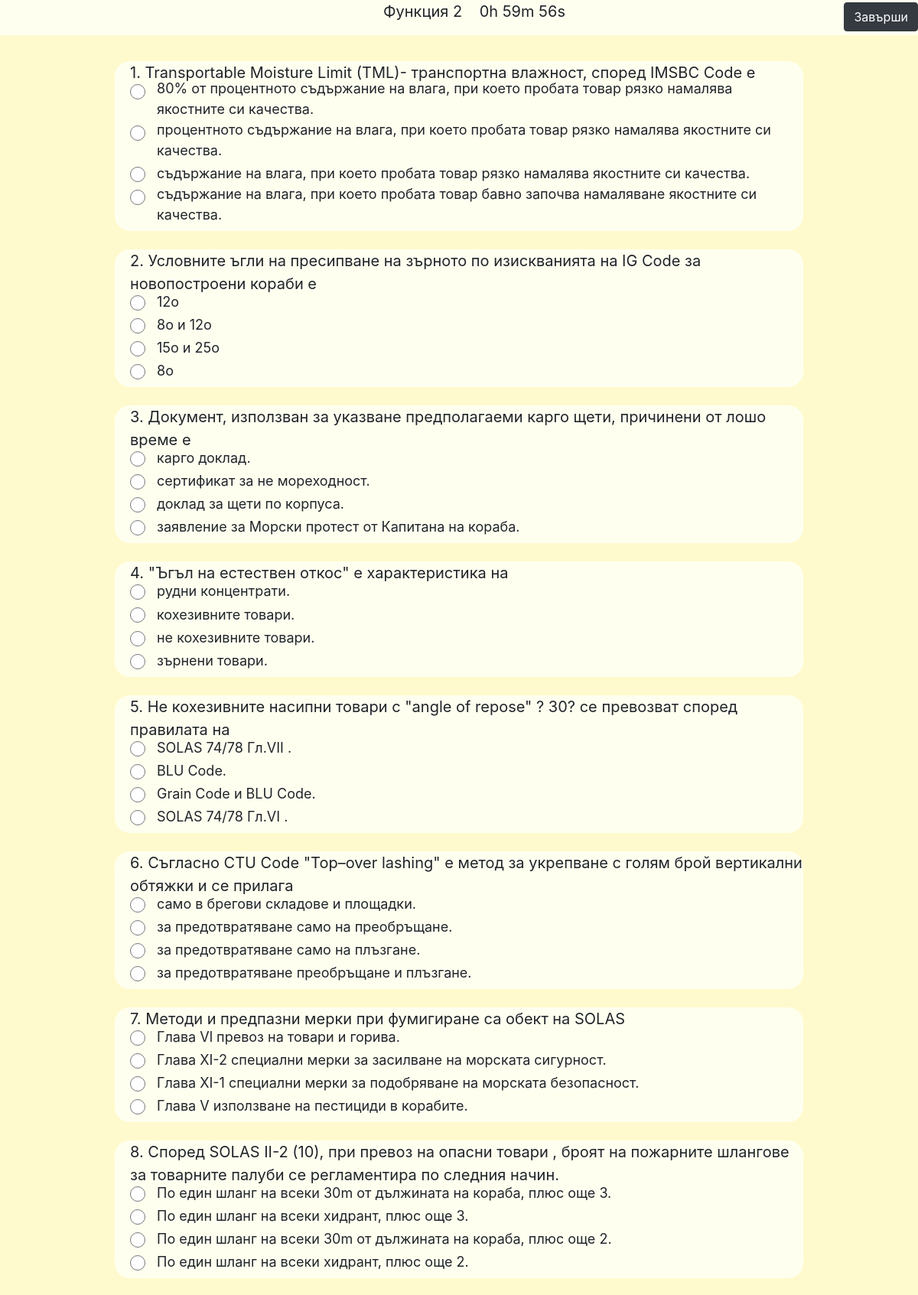
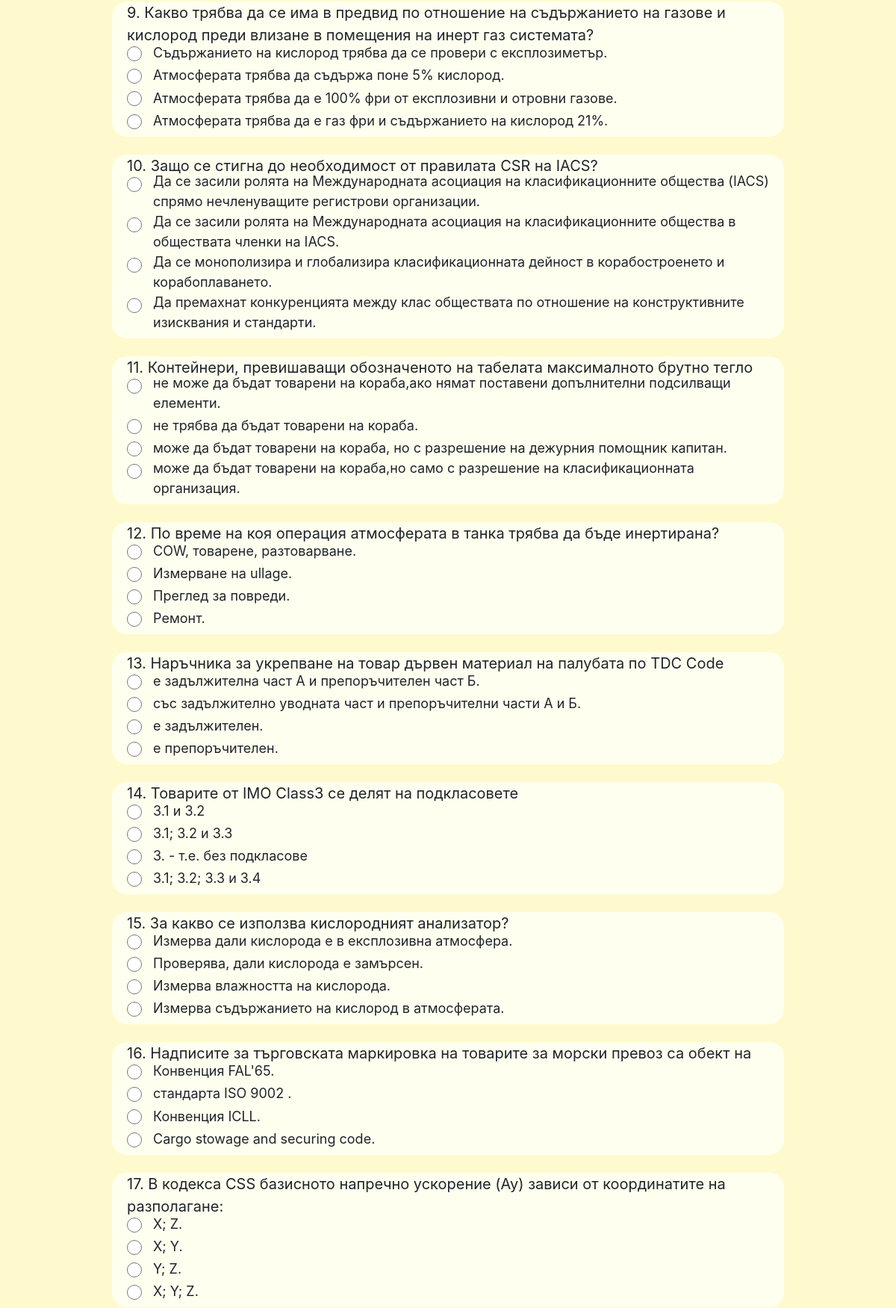
Page /test2 (signed in, upper part) on the committed database (2 pictures, top to bottom).
### tables this page shows
CREATE TABLE 'test2' ('id' integer PRIMARY KEY AUTOINCREMENT NOT NULL, 'question'  NOT NULL, 'a'  NOT NULL, 'b'  NOT NULL, 'c'  NOT NULL, 'd'  NOT NULL, 'correct'  NOT NULL);

### application.py (the view)
@app.route("/test2")
@login_required
def test2():
    maxa = db.execute("SELECT id FROM test2 ORDER BY id DESC LIMIT 0, 1").fetchall()
    i = 0
    random_chisla = list()
    while i < 60:
        chislo = random.randint(1,maxa[0][0])
        if chislo not in random_chisla:
            random_chisla.append(chislo)
        else:
            i -= 1
        i += 1
    test = [{} for _ in range(60)]
    answers = [{} for _ in range(60)]
    otgovori = list()
    i = 0
    while i < 60:
        test[i] = db.execute("SELECT question, correct FROM test2 WHERE id = ?", (random_chisla[i],)).fetchall()
        answers[i] = db.execute("SELECT a, b, c, d FROM test2 WHERE id = 1").fetchall()
        otgovor = db.execute("SELECT a, b, c, d FROM test2 WHERE id = ?", (random_chisla[i],)).fetchall()
        otgovori = [otgovor[0][0], otgovor[0][1], otgovor[0][2], otgovor[0][3]]
        random.shuffle(otgovori)
        answers[i] = list(otgovori)
        i += 1
    data_all = zip(test,answers)
    return render_template("test1.html", funkciq = "Функция 2", data = data_all)

### application.py (called while the page is built)
def login_required(f):
    @wraps(f)
    def decorated_function(*args, **kwargs):
        if session.get("user_id") is None:
            return redirect("/login")
        return f(*args, **kwargs)
    return decorated_function

### templates/test1.html (shortened to what this page needs)
{% extends "layout1.html" %}
{% block main %}
      <nav class="vqrno">
        <ul>
          <li class="nav-item" id="funkciq">{{ funkciq }}</li>
          <li class="nav-item" id="timeleft"></li>
          </ul>
          <form class="zavurshi" action="/zavurshi" method="post">
            <button id="zavurshi" class="btn btn-dark" type="submit">Завърши</button>
          </form>
      </nav>
            {% for test,answers in data %}
            <form class="question" id="{{ loop.index }}">
                {{ loop.index }}{{ ". " }}{{ test[0][0]}}
                <div class="answers">
                  <input class="option" type="radio" name="{{ loop.index }}" onclick="check(this.name)"
                  value="{{ answers[0] }}">
                    <label class="answer">
                    {{ answers[0] }}
                    </label>
                </div>
                <div class="answers">
                  <input class="option" type="radio" name="{{ loop.index }}" onclick="check(this.name)"
                  value="{{ answers[1] }}">
                  <label class="answer">
                    {{ answers[1] }}
                  </label>
                </div>
                <div class="answers">
                  <input class="option" type="radio" name="{{ loop.index }}"  onclick="check(this.name)"
                  value="{{ answers[2] }}">
                    <label class="answer">
                    {{ answers[2] }}
                    </label>
                </div>
                <div class="answers">
                  <input class="option" type="radio"name="{{ loop.index }}"  onclick="check(this.name)"
                  value="{{ answers[3] }}">
                    <label class="answer">
                    {{ answers[3]}}
                    </label>
                </div>
            </form>
            <br>
            {% endfor %}
{% endblock %}

### static/styles.css (style rules this page uses)
.question { width: 900px; border: 2px Black; margin: auto; font-size: 20px; background-color: Ivory; display: block; border-radius: 20px; padding-left: 20px; }
.option { height: 20px; width: 20px; position: absolute; }
.answer { font-size: 18px; vertical-align: middle; margin-top: -8px; padding-left: 35px; display: inline-block; padding-right: 15px; }
.vqrno { font-size: 20px; background-color: Ivory; width: 100%; text-align: center; position: fixed; overflow: hidden; top: 0; }
li { display: inline-block; }
.zavurshi { margin-top: -43px; float: right; }

### rows in the picture
test2: question "Transportable Moisture Limit (TML)- транспортна влажност, според IMSBC Code e", b "80% от процентното съдържание на влага, при което пробата товар рязко намалява якостните си качества.", d "процентното съдържание на влага, при което пробата товар рязко намалява якостните си качества.", c "съдържание на влага, при което пробата товар рязко намалява якостните си качества.", a "съдържание на влага, при което пробата товар бавно започва намаляване якостните си качества."
test2: question "Условните ъгли на пресипване на зърното по изискванията на IG Code за новопостроени кораби e", a "12о", c "8о и 12о", d "15о и 25о", b "8о"
test2: question "Документ, използван за указване предполагаеми карго щети, причинени от лошо време е", a "карго доклад.", d "сертификат за не мореходност.", b "доклад за щети по корпуса.", c "заявление за Морски протест от Капитана на кораба."
test2: question "\"Ъгъл на естествен откос\" е характеристика на", d "рудни концентрати.", a "кохезивните товари.", b "не кохезивните товари.", c "зърнени товари."
test2: question "Не кохезивните насипни товари с \"angle of repose\" ? 30? се превозват според правилата на", d "SOLAS 74/78 Гл.VII .", a "BLU Code.", c "Grain Code и BLU Code.", b "SOLAS 74/78 Гл.VI ."
test2: question "Съгласно CTU Code \"Top–over lashing\" е метод за укрепване с голям брой вертикални обтяжки и се прилага", d "само в брегови складове и площадки.", b "за предотвратяване само на преобръщане.", c "за предотвратяване само на плъзгане.", a "за предотвратяване преобръщане и плъзгане."
test2: question "Методи и предпазни мерки при фумигиране са обект на SOLAS", a "Глава Vl превоз на товари и горива.", c "Глава XI-2 специални мерки за засилване на морската сигурност.", b "Глава XI-1 специални мерки за подобряване на морската безопасност.", d "Глава V използване на пестициди в корабите."
test2: question "Според SOLAS II-2 (10), при превоз на опасни товари , броят на пожарните шлангове за товарните палуби се регламентира по следния начин.", b "По един шланг на всеки 30m от дължината на кораба, плюс още 3.", a "По един шланг на всеки хидрант, плюс още 3.", d "По един шланг на всеки 30m от дължината на кораба, плюс още 2.", c "По един шланг на всеки хидрант, плюс още 2."
test2: question "Какво трябва да се има в предвид по отношение на съдържанието на газове и кислород преди влизане в помещения на инерт газ системата?", d "Съдържанието на кислород трябва да се провери с експлозиметър.", b "Атмосферата трябва да съдържа поне 5% кислород.", c "Атмосферата трябва да е 100% фри от експлозивни и отровни газове.", a "Атмосферата трябва да е газ фри и съдържанието на кислород 21%."
test2: question "Защо се стигна до необходимост от правилата CSR на IACS?", c "Да се засили ролята на Международната асоциация на класификационните общества (IACS) спрямо нечленуващите регистрови организации.", a "Да се засили ролята на Международната асоциация на класификационните общества в обществата членки на IACS.", d "Да се монополизира и глобализира класификационната дейност в корабостроенето и корабоплаването.", b "Да премахнат конкуренцията между клас обществата по отношение на конструктивните изисквания и стандарти."
test2: question "Контейнери, превишаващи обозначеното на табелата максималното брутно тегло", c "не може да бъдат товарени на кораба,ако нямат поставени допълнителни подсилващи елементи.", a "не трябва да бъдат товарени на кораба.", b "може да бъдат товарени на кораба, но с разрешение на дежурния помощник капитан.", d "може да бъдат товарени на кораба,но само с разрешение на класификационната организация."
test2: question "По време на коя операция атмосферата в танка трябва да бъде инертирана?", d "COW, товарене, разтоварване.", b "Измерване на ullage.", c "Преглед за повреди.", a "Ремонт."
test2: question "Наръчника за укрепване на товар дървен материал на палубата по TDC Code", a "е задължителна част А и препоръчителен част Б.", b "със задължително уводната част и препоръчителни части А и Б.", d "е задължителен.", c "е препоръчителен."
test2: question "Товарите от IMO Class3 се делят на подкласовете", a "3.1 и 3.2", b "3.1; 3.2 и 3.3", c "3. - т.е. без подкласове", d "3.1; 3.2; 3.3 и 3.4"
test2: question "За какво се използва кислородният анализатор?", c "Измерва дали кислорода е в експлозивна атмосфера.", b "Проверява, дали кислорода е замърсен.", d "Измерва влажността на кислорода.", a "Измерва съдържанието на кислород в атмосферата."
test2: question "Надписите за търговската маркировка на товарите за морски превоз са обект на", b "Конвенция FAL'65.", a "стандарта ISO 9002 .", c "Конвенция ICLL.", d "Cargo stowage and securing code."
test2: question "В кодекса CSS базисното напречно ускорение (Ay) зависи от координатите на разполагане:", d "X; Z.", b "X; Y.", c "Y; Z.", a "X; Y; Z."

### other values in the picture
{{ funkciq }} "Функция 2"
{{ ". " }} "." "." "." "." "." "." "." "." "." "." "." "." "." "." "." "." "."
